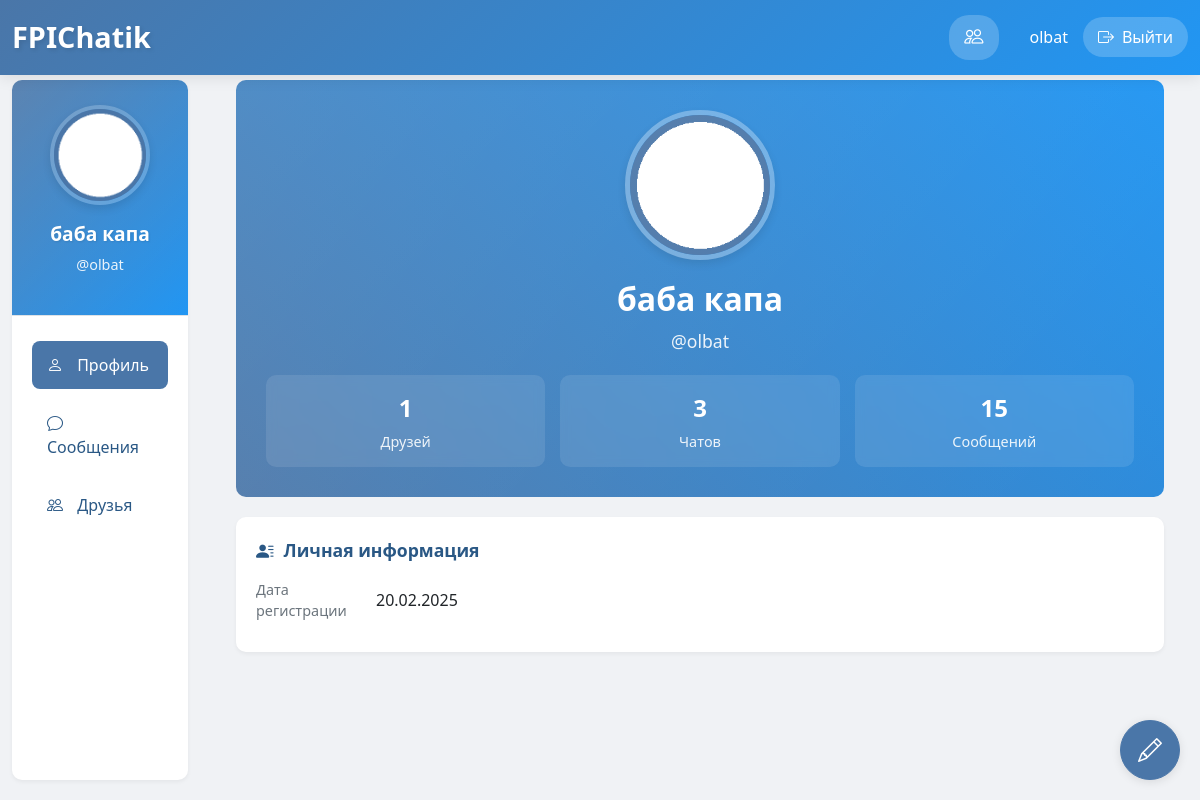
/api/profile/ (signed in), run on the app's committed database.
### chat/models.py (models this page shows, shortened)
class UserProfile(models.Model):
    GENDER_CHOICES = (
        ('M', 'Мужской'),
        ('F', 'Женский'),
    )
    user = models.OneToOneField(User, on_delete=models.CASCADE, related_name='profile')
    avatar = models.ImageField(upload_to='avatars/', null=True, blank=True)
    first_name = models.CharField(max_length=50, blank=True)
    last_name = models.CharField(max_length=50, blank=True)
    bio = models.TextField(max_length=500, blank=True)
    gender = models.CharField(max_length=1, choices=GENDER_CHOICES, blank=True)
    birth_date = models.DateField(null=True, blank=True)
    friends = models.ManyToManyField('self', blank=True, symmetrical=True)
    friend_requests = models.ManyToManyField('self', blank=True, symmetrical=False, related_name='friend_requests_sent')
    @property
    def avatar_url(self):
        if self.avatar and hasattr(self.avatar, 'url'):
            return self.avatar.url
        return '/static/chat/images/default-avatar.png'
    class Meta:
        db_table = 'chat_userprofile'

### chat/views.py (the view)
# urls.py: path('profile/', views.profile, name='profile'),
@login_required
def profile(request):
    return render(request, 'chat/profile.html', {
        'profile': request.user.profile
    })

### chat/templates/chat/profile.html (shortened to what this page needs)
{% extends 'chat/base.html' %}
{% block content %}
<div class="container-fluid">
    <div class="profile-container">
        <div class="profile-header">
            <div class="text-center">
                <img src="{{ profile.avatar_url }}" alt="Profile Avatar" class="profile-avatar-large">
                <h1 class="profile-name">{{ profile.first_name }} {{ profile.last_name }}</h1>
                <div class="profile-username">@{{ profile.user.username }}</div>
            </div>
            <div class="profile-stats">
                <div class="stat-card">
                    <div class="stat-number">{{ profile.friends.count }}</div>
                    <div class="stat-label">Друзей</div>
                </div>
                <div class="stat-card">
                    <div class="stat-number">{{ profile.user.chats.count }}</div>
                    <div class="stat-label">Чатов</div>
                </div>
                <div class="stat-card">
                    <div class="stat-number">{{ profile.user.sent_messages.count }}</div>
                    <div class="stat-label">Сообщений</div>
                </div>
            </div>
        </div>
        <div class="profile-details">
            <div class="details-section">
                <div class="section-title">
                    <i class="bi bi-person-lines-fill"></i> Личная информация
                </div>
                <div class="detail-item">
                    <div class="detail-label">Дата регистрации</div>
                    <div class="detail-value">{{ profile.user.date_joined|date:"d.m.Y" }}</div>
                </div>
            </div>
        </div>
    </div>
    <a href="{% url 'profile_edit' %}" class="btn btn-primary edit-profile-btn">
        <i class="bi bi-pencil"></i>
    </a>
</div>
{% endblock %}

### chat/templates/chat/base.html (shortened to what this page needs)
<!DOCTYPE html>
<html>
<head>
    <link href="https://cdn.jsdelivr.net/npm/bootstrap@5.1.3/dist/css/bootstrap.min.css" rel="stylesheet">
    <link rel="stylesheet" href="https://cdn.jsdelivr.net/npm/bootstrap-icons@1.7.2/font/bootstrap-icons.css">
</head>
<body>
    <div class="header">
        <div class="container-fluid">
            <div class="row align-items-center">
                <div class="col">
                    <h1 class="header-logo">FPIChatik</h1>
                </div>
                <div class="col-auto header-controls">
                    <div class="friend-requests-dropdown me-3">
                        <button class="friend-requests-btn" onclick="toggleFriendRequests()">
                            <i class="bi bi-people"></i>
                        </button>
                    </div>
                    <div class="user-info">
                        <span>{{ request.user.username }}</span>
                    </div>
                    <a href="{% url 'logout' %}" class="logout-btn">
                        <i class="bi bi-box-arrow-right"></i>
                        <span class="d-none d-md-inline">Выйти</span>
                    </a>
                </div>
            </div>
        </div>
    </div>
    <div class="container-fluid main-container">
        <div class="row">
            {% if user.is_authenticated %}
            <div class="col-md-3 col-lg-2">
                <div class="sidebar">
                    <div class="profile-mini">
                        <img src="{{ user.profile.avatar_url }}" class="profile-avatar" alt="Profile avatar">
                        <div class="profile-name">{{ user.get_full_name }}</div>
                        <div class="profile-username">@{{ user.username }}</div>
                    </div>
                    <nav class="nav flex-column">
                        <a href="{% url 'profile' %}" class="nav-link {% if request.resolver_match.url_name == 'profile' %}active{% endif %}">
                            <i class="bi bi-person"></i> Профиль
                        </a>
                        <a href="{% url 'messages' %}" class="nav-link {% if request.resolver_match.url_name == 'messages' %}active{% endif %}">
                            <i class="bi bi-chat"></i> Сообщения
                        </a>
                        <a href="{% url 'friends' %}" class="nav-link {% if request.resolver_match.url_name == 'friends' %}active{% endif %}">
                            <i class="bi bi-people"></i> Друзья
                        </a>
                    </nav>
                </div>
            </div>
            {% endif %}
            <div class="{% if user.is_authenticated %}col-md-9 col-lg-10{% else %}col-12{% endif %} content">
                {% block content %}{% endblock %}
            </div>
        </div>
    </div>
</body>
</html>

### chat/templates/chat/base.html (style rules this page uses)
:root { --primary-color: #4a76a8; --secondary-color: #e3f2fd; --text-color: #2a5885; --border-color: #dee2e6; }
body { background-color: #f0f2f5; }
.header { background: linear-gradient(135deg, var(--primary-color), #2196f3); padding: 15px 0; box-shadow: 0 2px 15px rgba(0,0,0,0.1); position: fixed; top: 0; width: 100%; z-index: 1000; backdrop-filter: blur(10px); }
.header-logo { font-size: 1.8em; font-weight: 700; color: white; text-shadow: 2px 2px 4px rgba(0,0,0,0.1); margin: 0; transition: transform 0.3s ease; }
.header-controls { display: flex; align-items: center; gap: 15px; }
.friend-requests-dropdown { position: relative; }
.friend-requests-btn { background: rgba(255, 255, 255, 0.2); border: none; color: white; padding: 8px 15px; border-radius: 20px; display: flex; align-items: center; gap: 8px; transition: all 0.3s ease; }
.friend-requests-btn i { font-size: 1.2em; }
.user-info { color: white; font-weight: 500; display: flex; align-items: center; gap: 10px; }
.logout-btn { background: rgba(255, 255, 255, 0.2); border: none; color: white; padding: 8px 15px; border-radius: 20px; display: flex; align-items: center; gap: 8px; transition: all 0.3s ease; text-decoration: none; }
.main-container { margin-top: 80px; min-height: calc(100vh - 80px); }
.sidebar { background: white; border-radius: 10px; padding: 20px; box-shadow: 0 2px 4px rgba(0,0,0,0.05); height: calc(100vh - 100px); position: sticky; top: 90px; }
.nav-link { color: var(--text-color); padding: 12px 15px; margin: 5px 0; border-radius: 8px; transition: all 0.3s ease; }
.nav-link.active { background-color: var(--primary-color); color: white; }
.nav-link i { margin-right: 10px; }
.profile-mini { text-align: center; padding: 25px 15px; border-bottom: 1px solid var(--border-color); margin-bottom: 20px; background: linear-gradient(135deg, var(--primary-color), #2196f3); margin: -20px -20px 20px -20px; border-radius: 10px 10px 0 0; color: white; position: relative; overflow: hidden; }
.profile-mini::before { content: ''; position: absolute; top: 0; right: 0; bottom: 0; left: 0; background: linear-gradient(135deg, rgba(255,255,255,0.1) 0%, rgba(255,255,255,0) 100%); }
.profile-avatar { width: 100px; height: 100px; border-radius: 50%; object-fit: cover; margin-bottom: 15px; border: 4px solid rgba(255, 255, 255, 0.2); box-shadow: 0 4px 8px rgba(0,0,0,0.1); transition: transform 0.3s ease, box-shadow 0.3s ease; position: relative; z-index: 1; }
.profile-mini .profile-name { font-size: 1.2em; font-weight: 600; margin-bottom: 5px; text-shadow: 1px 1px 2px rgba(0,0,0,0.1); }
.profile-mini .profile-username { font-size: 0.9em; opacity: 0.9; margin-bottom: 15px; }
.btn-primary { background-color: var(--primary-color); border-color: var(--primary-color); }

### data on the page
UserProfile: first_name "баба", last_name "капа", user.username "olbat", friends.count "1", user.chats.count "3", user.sent_messages.count "15", user.date_joined "20.02.2025"

### other printed values
{{ request.user.username }} "olbat"
{{ user.get_full_name }} "баба капа"
{{ user.username }} "olbat"
